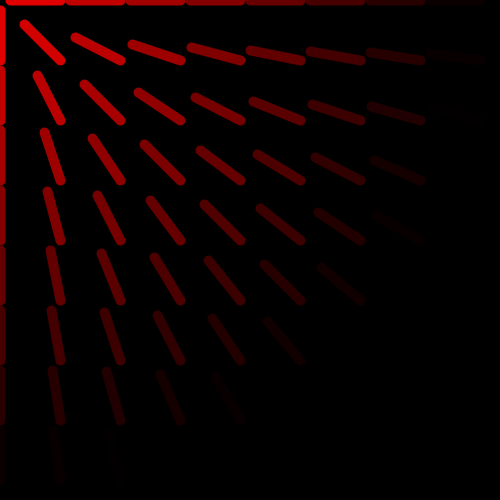
Frame 1 (no input)
Frame 60 (the mouse pressed at the canvas centre just before this capture): identical to frame 1, image omitted
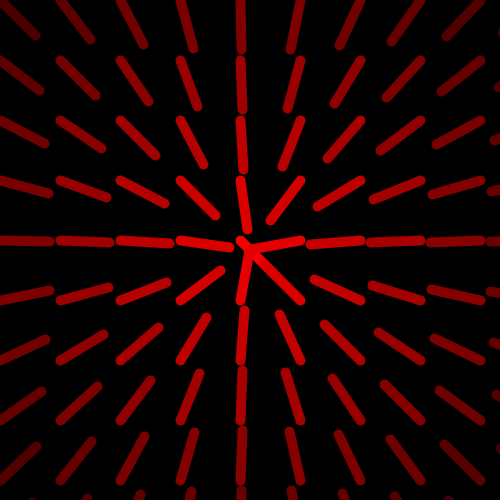
Frame 120 (the mouse held since frame 60 and released just before this capture)

The Processing sketch that drew these frames (run headless with seeded random() and noise(); from frame 60 on, the mouse is pressed at the canvas centre):

// Processing sketch: processing_75490
// ── processing_75490.pde

//Robert Wohlforth - rwohlfor
//Homework 8 - "Compass Magnet"
//Copyright Pittsburgh 2012

//Move the mouse to change the direction of the lines.
//Press R to change the color to red.
//Press G to change the color to green.
//Press B to change the color to blue.
//Press SPACE to invert the background.

float lineLength, lineX, lineY,rValue,gValue,bValue,backCol = 0;
boolean bRed = true, bGreen = false, bBlue = false;

void setup ()
{background (backCol);
  size (500, 500);
  lineLength = width/10;
  strokeWeight (10);
}

void draw ()
{background (backCol);
drawLines();
}

void drawLines()
{lineY = 0;
while (lineY < height+lineLength)
{lineX = 0;
while (lineX < width+lineLength)
{
  if (bRed == true)
  {rValue = map(dist(lineX,lineY,mouseX,mouseY),0,width,255,0);
  }
  else
{rValue = 0;
}
if (bGreen == true)
{gValue = map(dist(lineX,lineY,mouseX,mouseY),0,width,255,0);
}
else
{gValue = 0;
}
if (bBlue == true)
{bValue = map(dist(lineX,lineY,mouseX,mouseY),0,width,255,0);
}
else
{bValue = 0;
}
stroke (rValue, gValue, bValue);
line (lineX, lineY, lineX+((lineLength/dist(lineX,lineY,mouseX,mouseY))*(mouseX-lineX)), lineY+((lineLength/dist(lineX,lineY,mouseX,mouseY))*(mouseY-lineY)));
lineX = lineX + lineLength + 10;
}
lineY = lineY + lineLength + 10;
}
}

void keyReleased()
{if (key == 'r')
{bRed = true;
bGreen = false;
bBlue = false;
}
if (key == 'g')
{bRed = false;
bGreen = true;
bBlue = false;
}
if (key == 'b')
{bRed = false;
bGreen = false;
bBlue = true;
}
if (key == ' ')
{if (backCol == 0)
{backCol = 255;
}
else
{backCol = 0;
}
}
}
